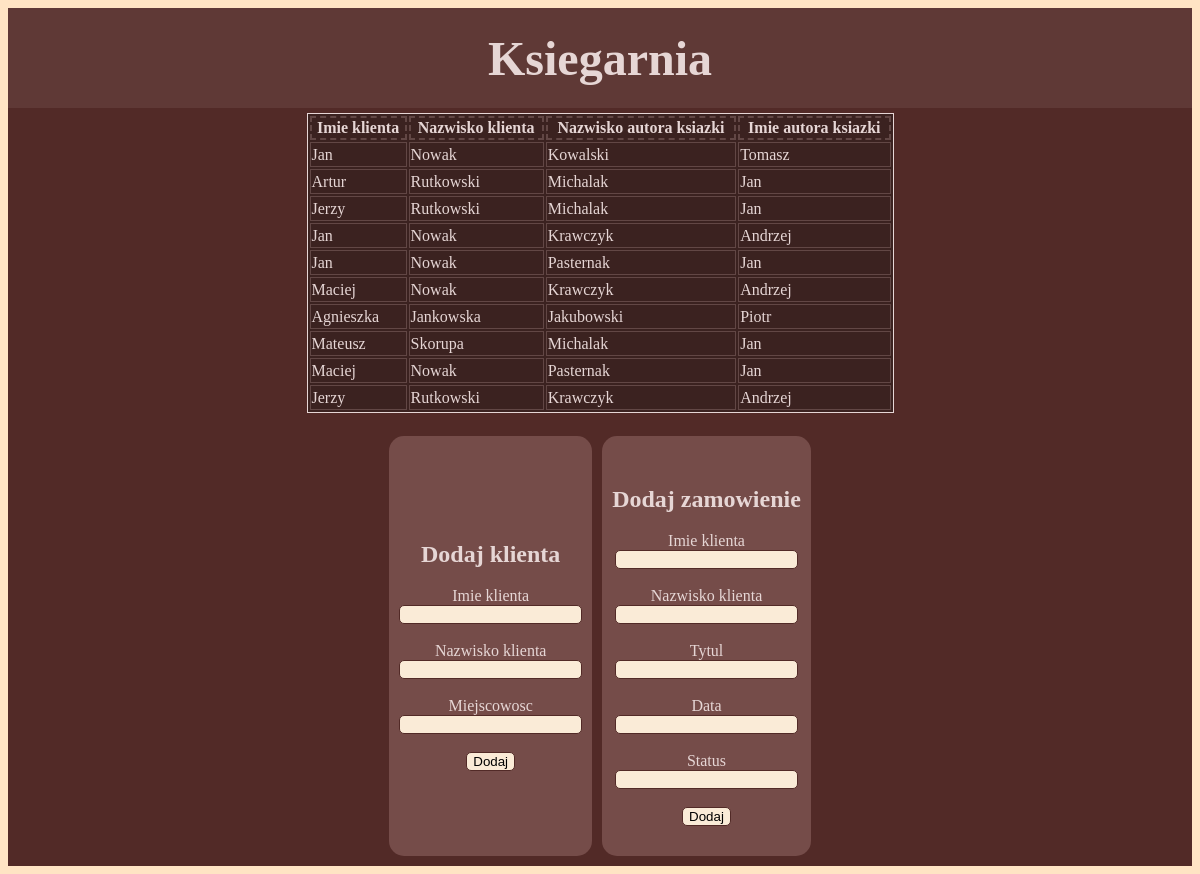
The page /nasjs/index.php on the database its author committed.
### tables this page shows
CREATE TABLE `klienci` (
  `idklienta` int(11) NOT NULL,
  `imie` text NOT NULL,
  `nazwisko` text NOT NULL,
  `miejscowosc` text NOT NULL
);

CREATE TABLE `ksiazki` (
  `idksiazki` int(11) NOT NULL,
  `imieautora` text NOT NULL,
  `nazwiskoautora` text NOT NULL,
  `tytul` text NOT NULL,
  `cena` float NOT NULL
);

### nasjs/index.php (the view, shortened to what this page needs)
<!DOCTYPE html>
<html lang="pl">
<head>
    <link rel="stylesheet" href="style.css">
</head>
<body>
    <section id="header">
        <h1> Ksiegarnia </h1>
    </section>
<section id="content">
    <?php
    @ $db = new mysqli("localhost", "root", "", "ksiegarnia");
    echo ' <table class="table">
    <thead>
    <tr>
        <th>Imie klienta</th>
        <th>Nazwisko klienta</th>
        <th>Nazwisko autora ksiazki</th>
        <th>Imie autora ksiazki</th>
    </tr>
</thead>
<tbody>';
    $query = "SELECT klienci.imie, klienci.nazwisko, ksiazki.nazwiskoautora, ksiazki.imieautora  FROM zamowienia INNER JOIN ksiazki ON zamowienia.idksiazki = ksiazki.idksiazki INNER JOIN klienci ON zamowienia.idklienta = klienci.idklienta;";
    $result = $db->query($query);
    if($result)
    {
    while($row = $result->fetch_assoc())
    {
        echo "<tr>";
        echo "<td>";
        echo $row['imie'];
        echo "</td>";
        echo "<td>";
        echo $row['nazwisko'];
        echo "</td>";
        echo "<td>";
        echo $row['nazwiskoautora'];
        echo "</td>";
        echo "<td>";
        echo $row['imieautora'];
        echo "</td>";
        echo "</tr>";
    }
    echo '</tbody></table>';
    }
    else
    {
        echo `Problem z wynikiem.`;
    }
    ?>
<br>
<section id="form-cont">
<form action="index.php" method="post" class="form">
    <h2> Dodaj klienta </h2>
    <label for="imiek"> Imie klienta </label>
    <input type="text" id="imiek" name="imiek"/><br>
    <label for="nazwk"> Nazwisko klienta</label>
    <input type="text" id="nazwk" name="nazwk"/><br>
    <label for="miejscowosc"> Miejscowosc </label>
    <input type="text" id="miejscowosc" name="miejscowosc"/><br>
    <input type="submit" value="Dodaj"/>
    </form>
<form action="index.php" method="post" class="form">
    <h2> Dodaj zamowienie </h2>
    <label for="imiek"> Imie klienta </label>
    <input type="text" id="imiek" name="imiek"/><br>
    <label for="nazwk"> Nazwisko klienta</label>
    <input type="text" id="nazwk" name="nazwk"/><br>
    <label for="tytul"> Tytul </label>
    <input type="text" id="tytul" name="tytul"/><br>
    <label for="data"> Data </label>
    <input type="text" id="data" name="data"/><br>
    <label for="status"> Status </label>
    <input type="text" id="status" name="status"/><br>
    <input type="submit" value="Dodaj"/>
    </form>
    </section>
    </section>
</body>
</html>

### nasjs/style.css (style rules this page uses)
body { background-color: bisque; }
.table { width: 50%; height: 300px; border: 1px groove black; background-color: #3B2220; border: 1px groove #E6D6D5; color: #E6D6D5; }
td { border: 1px groove #624745; }
th { border: 2px dashed #624745; }
#content { display: flex; flex-direction: column; width: calc(100%-5); height: auto; align-items: center; background-color: #522A27; justify-content: center; padding: 5px; }
#header { display: flex; flex-direction: column; width: 100%; height: 100px; color: #E6D6D5; background-color: #5F3936; align-items: center; text-align: center; justify-content: center; }
h1 { font-size: 48px; }
.form { background-color: #754C49; padding: 10px; border-radius: 15px; color: #E6D6D5; display: flex; flex-direction: column; align-items: center; justify-content: center; margin: 5px; height: 400px; text-align: center; }
.form h2 { text-align: center !important; }
input { background-color: antiquewhite; border-radius: 5px; border: 1px groove #522A27; }
#form-cont { display: flex; flex-direction: row; align-items: center; justify-content: center; }

### rows shown on the page
klienci: imie "Jan", nazwisko "Nowak", ksiazki.nazwiskoautora "Kowalski", ksiazki.imieautora "Tomasz", ksiazki.nazwiskoautora "Krawczyk", ksiazki.imieautora "Andrzej", ksiazki.nazwiskoautora "Pasternak", ksiazki.imieautora "Jan"
klienci: imie "Artur", nazwisko "Rutkowski", ksiazki.nazwiskoautora "Michalak", ksiazki.imieautora "Jan"
klienci: imie "Jerzy", nazwisko "Rutkowski", ksiazki.nazwiskoautora "Michalak", ksiazki.imieautora "Jan", ksiazki.nazwiskoautora "Krawczyk", ksiazki.imieautora "Andrzej"
klienci: imie "Maciej", nazwisko "Nowak", ksiazki.nazwiskoautora "Krawczyk", ksiazki.imieautora "Andrzej", ksiazki.nazwiskoautora "Pasternak", ksiazki.imieautora "Jan"
klienci: imie "Agnieszka", nazwisko "Jankowska", ksiazki.nazwiskoautora "Jakubowski", ksiazki.imieautora "Piotr"
klienci: imie "Mateusz", nazwisko "Skorupa", ksiazki.nazwiskoautora "Michalak", ksiazki.imieautora "Jan"
